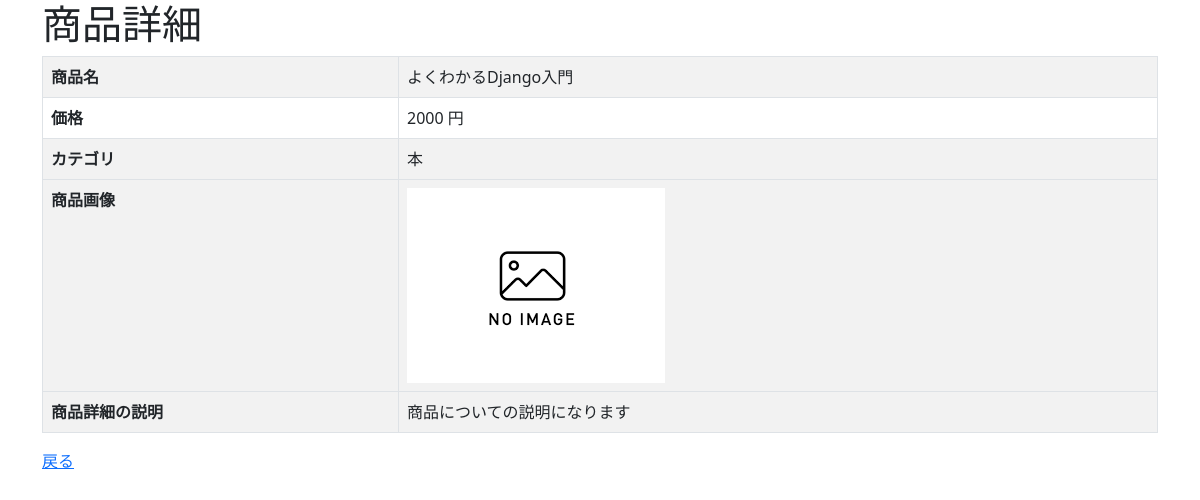
The page /crud/detail/1/ on the database its author committed.
### crud/models.py (models this page shows, shortened)
class Product(models.Model):
     name = models.CharField(max_length=200)
     price = models.PositiveIntegerField()
     category = models.ForeignKey(Category, on_delete=models.CASCADE)
     img = models.ImageField(blank=True, default='noImage.png')
     description = models.TextField(blank=True, null=True)

class Category(models.Model):
     name = models.CharField(max_length=200)
     def __str__(self):
         return self.name

### crud/views.py (the view)
# urls.py: path('crud/detail/<int:pk>/', views.ProductDetailView.as_view(), name='detail'),
class ProductDetailView(DetailView):
     model = Product

### crud/templates/crud/product_detail.html (shortened to what this page needs)
{% extends "base.html" %}
{% block content %}
<h1>商品詳細</h1>
<table class="table table-striped table-hover table-bordered">
    <thead>
    <tbody>
        <tr>
            <th>商品名</th>
            <td>{{ product.name }}</td>
        </tr>
        <tr>
            <th>価格</th>
            <td>{{ product.price }} 円</td>
        </tr>
        <tr>
            <th>カテゴリ</th>
            <td>{{ product.category }}</td>
        <tr>
        <tr>
            <th>商品画像</th>
            <td><img src="{{ product.img.url }}" style="width:100px height:auto;"></td>
        <tr>
        <tr>
            <th>商品詳細の説明</th>
            <td>{{ product.description }}</td>
    </thead>
</table>
<a href="{% url 'list' %}">戻る</a>
{% endblock %}

### rows shown on the page
Product: name "よくわかるDjango入門", price "2000", category "本", img (placeholder picture), description "商品についての説明になります"
